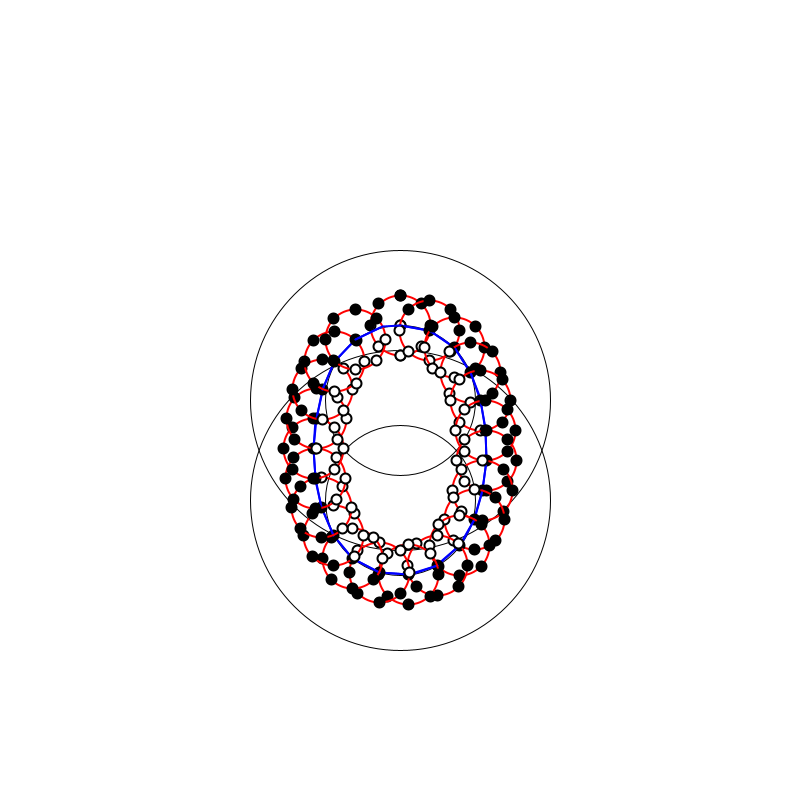
Frame 1 (no input)
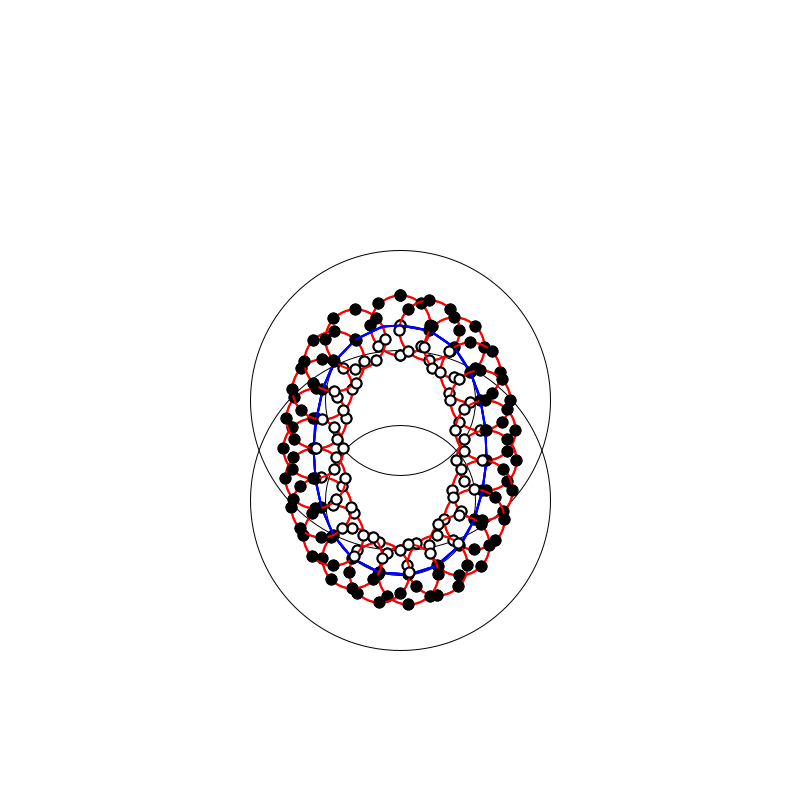
Frame 2 (the mouse pressed at the canvas centre, redrawn once)

The Processing sketch that drew these frames (run headless with seeded random() and noise(); the mouse was pressed at the canvas centre and the sketch redrawn once):

// Processing sketch: implicit_poly2D_1
// ── implicit_poly2D_1.pde
float r;
IntList radius;
IntList weight;
IntList cx;
IntList cy;
float threshold=0;
FloatList cPointX;
FloatList cPointY;

float[] table;
int[] table2; 
float ex, ey, eex, eey;

PVector pt;
PVector pc;
PVector pp;


void setup() {
  size(800, 800);
  smooth();
  strokeWeight(1);

  background(255);

  noLoop();


  table = new float[9];
  table2 = new int[9];

  cx = new IntList();
  cy = new IntList();
  radius = new IntList();
  weight = new IntList();

  cx.append(400);
  cy.append(400);
  cx.append(400);
  cy.append(500);
  radius.append(150);
  radius.append(150);
  weight.append(2);
  weight.append(2);

  threshold =1.0;
  r=30;

  noFill();
  noLoop();
  ellipse(cx.get(0), cy.get(0), radius.get(0)*2, radius.get(0)*2);
  ellipse(cx.get(0), cy.get(0), radius.get(0), radius.get(0));
  ellipse(cx.get(1), cy.get(1), radius.get(1)*2, radius.get(1)*2);
  ellipse(cx.get(1), cy.get(1), radius.get(1), radius.get(1));
}

void draw() {

  float dd =0;
  
  strokeWeight(2);
  stroke(255, 0, 0);
  float x=width/2;
  float y=height/2-(radius.get(0)/2);

 
   
  circle_center(x,y);
  
  for (int i=0; i<21; i++)
  {

   circle_poly(pc.x, pc.y);
   pc.set(pp);
   dd = pc.dist(pc,pt);
   print("dist"+i+","+dd+"\n");
   
   if((i>1) &&(dd<=r)){
    line(pc.x,pc.y,pt.x,pt.y);
    break;
   }
   
  }
}

void Grid_circle( int radius, float x, float y)
{

  ellipse(x, y, radius, radius);
}

float metaball(float x, float y, int button)
{

  float sum= 0;
  for (int n=0; n<radius.size(); n++)
  {

    //float d = sqrt(pow(cx.get(n)-(x*g_size), 2)+pow(cy.get(n)-(y*g_size), 2));
    float d= dist(cx.get(n), cy.get(n), x, y);
    //float di= pow(cx.get(n)-x*g_size, 2)+pow(cy.get(n)-y*g_size, 2);
    float r = radius.get(n);
    //float ri = r*r;


    switch(button)
    {
    case 0:
      /*meta ball*/
      if (d>=0 && d<=r/3)
      {
        sum+= weight.get(n)*(1-(3*pow(d, 2)/pow(r, 2)));
      } else if (d>r/3 && d<=r)
      {
        sum+= (3*weight.get(n)/2)*pow(1-(d/r), 2);
      } else
      {
        sum+= 0;
      }
      //print("metaball"+"\t");
      break;
    case 1:
      /*Soft Objects*/
      if (d>=0 && d<=r)
      {
        sum+= weight.get(n)*(1-(4*pow(d, 6)/(9*pow(r, 6)))+(17*pow(d, 4)/(9*pow(r, 4)))-(22*pow(d, 2)/(9*pow(r, 2))));
      } else
      {
        sum+=0;
      }
      //print("Soft Objects"+"\t");
      break;
    default:
      print("no metaball type: 0.metaball    1.Soft Objects");
    }
    //print(x+","+y+":"+int(sum)+"\t");
  }
  //print(x+","+y+":"+int(sum)+"\t");
  return sum;
}

float metalerp(float p0, float p1, float valp1, float valp2, float threshold)
{

  float mu;
  float p;
  if (abs(threshold-valp1) < 0.00001)
    return(p0);
  if (abs(threshold-valp2) < 0.00001)
    return(p1);
  if (abs(valp1-valp2) < 0.00001)
    return(p0);

  mu= (threshold-valp2)/(valp1-valp2);
  p = p1 + mu * (p0 - p1);

  return p;
}

PVector VertexInterp(float isolevel, PVector p1, PVector p2, float valp1, float valp2)
{

  float mu;
  PVector p = new PVector();

  if (abs(isolevel-valp1) < 0.00001)
    return(p1);
  if (abs(isolevel-valp2) < 0.00001)
    return(p2);
  if (abs(valp1-valp2) < 0.00001)
    return(p1);
  mu = (isolevel - valp1) / (valp2 - valp1);
  p.x = p1.x + mu * (p2.x - p1.x);
  p.y = p1.y + mu * (p2.y - p1.y);
  //p.z = p1.z + mu * (p2.z - p1.z);

  return(p);
}

void circle_center(float x, float y)
{
  PVector p = new PVector();
  PVector p1 = new PVector();
  noFill();
  strokeWeight(2);
  stroke(255, 0, 0);

  ellipse(x, y, r*2, r*2);
  
  cPointX = new FloatList();
  cPointY = new FloatList();
  cPointX.append(x);
  cPointY.append(y);
  cPointX.append(x);
  cPointY.append(y-r);
  cPointX.append(x);
  cPointY.append(y+r);

  for (int j=0; j<cPointX.size(); j++)
  {
    table[j]=metaball(cPointX.get(j), cPointY.get(j), 1);
    print(table[j]+"\t");
    if (table[j]>=threshold)
    {
      table2[j] = 1;
    } else
    {
      table2[j] = 0;
    }
    fill(table2[j]*255);
    stroke(0);
    Grid_circle(10, cPointX.get(j), cPointY.get(j));
  }

  if (table[0]>=threshold) {
    if (table[1]<threshold) {
      ex=metalerp(cPointX.get(0), cPointX.get(1), table[0], table[1], threshold);
      ey=metalerp(cPointY.get(0), cPointY.get(1), table[0], table[1], threshold);
    } else if (table[2]<threshold) {
      ex=metalerp(cPointX.get(0), cPointX.get(2), table[0], table[2], threshold);
      ey=metalerp(cPointY.get(0), cPointY.get(2), table[0], table[2], threshold);
    }
  } else
  {
    if (table[1]<threshold) {
      ex=metalerp(cPointX.get(0), cPointX.get(1), table[0], table[1], threshold);
      ey=metalerp(cPointY.get(0), cPointY.get(1), table[0], table[1], threshold);
    } else if (table[2]<threshold) {
      ex=metalerp(cPointX.get(0), cPointX.get(2), table[0], table[2], threshold);
      ey=metalerp(cPointY.get(0), cPointY.get(2), table[0], table[2], threshold);
    }
  }

  cPointX = new FloatList();
  cPointY = new FloatList();
  cPointX.append(ex);
  cPointY.append(ey);
  
   print(" center"+ex,ey);
  for (int i = 0; i < 360; i+=45) {
    float xx = r*cos(radians(i))+x;
    float yy = r*sin(radians(i))+y;


    point(xx, yy);
    print(" circle"+xx,yy);

    cPointX.append(xx);
    cPointY.append(yy);
  }

  for (int j=0; j<cPointX.size(); j++)
  {
    table[j]=metaball(cPointX.get(j), cPointY.get(j), 1);
    print(table[j]+"\t");
    if (table[j]>=threshold)
    {
      table2[j] = 1;
    } else
    {
      table2[j] = 0;
    }
    fill(table2[j]*255);
    stroke(0);
    Grid_circle(10, cPointX.get(j), cPointY.get(j));
  }


  ex=cPointX.get(0);
  ey=cPointY.get(0);

  if ((table[1]>=threshold)&&(table[8]<threshold)) { //<>//
    eex=metalerp(cPointX.get(1), cPointX.get(8), table[1], table[8], threshold);
    eey=metalerp(cPointY.get(1), cPointY.get(8), table[1], table[8], threshold);
  }  if ((table[2]>=threshold)&&(table[1]<threshold)) {
    eex=metalerp(cPointX.get(2), cPointX.get(1), table[2], table[1], threshold);
    eey=metalerp(cPointY.get(2), cPointY.get(1), table[2], table[1], threshold);
  } if ((table[3]>=threshold)&&(table[2]<threshold)) {
    eex=metalerp(cPointX.get(3), cPointX.get(2), table[3], table[2], threshold);
    eey=metalerp(cPointY.get(3), cPointY.get(2), table[3], table[2], threshold);
  }  if ((table[4]>=threshold)&&(table[3]<threshold)) {
    eex=metalerp(cPointX.get(4), cPointX.get(3), table[4], table[3], threshold);
    eey=metalerp(cPointY.get(4), cPointY.get(3), table[4], table[3], threshold);
  }  if ((table[5]>=threshold)&&(table[4]<threshold)) {
    eex=metalerp(cPointX.get(5), cPointX.get(4), table[5], table[4], threshold);
    eey=metalerp(cPointY.get(5), cPointY.get(4), table[5], table[4], threshold);
  }  if ((table[6]>=threshold)&&(table[5]<threshold)) {
    eex=metalerp(cPointX.get(6), cPointX.get(5), table[6], table[5], threshold);
    eey=metalerp(cPointY.get(6), cPointY.get(5), table[6], table[5], threshold);
  }  if ((table[7]>=threshold)&&(table[6]<threshold)) {
    eex=metalerp(cPointX.get(7), cPointX.get(6), table[7], table[6], threshold);
    eey=metalerp(cPointY.get(7), cPointY.get(6), table[7], table[6], threshold);
  } if ((table[8]>=threshold)&&(table[7]<threshold)) {
    eex=metalerp(cPointX.get(8), cPointX.get(7), table[8], table[7], threshold);
    eey=metalerp(cPointY.get(8), cPointY.get(7), table[8], table[7], threshold);
  }

  stroke(0, 0, 255);
  strokeWeight(2);
  line(ex, ey, eex, eey);

  p.set(ex, ey);
  p1.set(eex, eey);
  p1.sub(ex, ey);
  print(p1);
  p1.normalize();
  print(p1);
  p1.mult(r);
  print(p1);
  p1.add(ex, ey);

  print(p1);
  line(ex, ey, p1.x, p1.y); 
  
  pt=new PVector();
  pc=new PVector();
  
  pt.set(p);
  pc.set(p1);

}

void circle_poly(float ex, float ey)
{
  //float x, y;
  PVector p = new PVector();
  PVector p1 = new PVector();
  noFill();
  strokeWeight(2);
  stroke(255, 0, 0);

  ellipse(ex, ey, r*2, r*2);
  cPointX = new FloatList();
  cPointY = new FloatList();
  cPointX.append(ex);
  cPointY.append(ey);
  for (int i = 0; i < 360; i+=45) {
    float xx = r*cos(radians(i))+ex;
    float yy = r*sin(radians(i))+ey;


    point(xx, yy);

    cPointX.append(xx);
    cPointY.append(yy);
  }

  print("\n");

  for (int j=0; j<cPointX.size(); j++)
  {
    table[j]=metaball(cPointX.get(j), cPointY.get(j), 1);
    print(table[j]+"\t");
    if (table[j]>=threshold)
    {
      table2[j] = 1;
    } else
    {
      table2[j] = 0;
    }
    fill(table2[j]*255);
    stroke(0);
    Grid_circle(10, cPointX.get(j), cPointY.get(j));
  }


  ex=cPointX.get(0);
  ey=cPointY.get(0);

  if ((table[1]>=threshold)&&(table[8]<threshold)) {
    eex=metalerp(cPointX.get(1), cPointX.get(8), table[1], table[8], threshold);
    eey=metalerp(cPointY.get(1), cPointY.get(8), table[1], table[8], threshold);
  }  if ((table[2]>=threshold)&&(table[1]<threshold)) {
    eex=metalerp(cPointX.get(2), cPointX.get(1), table[2], table[1], threshold);
    eey=metalerp(cPointY.get(2), cPointY.get(1), table[2], table[1], threshold);
  }  if ((table[3]>=threshold)&&(table[2]<threshold)) {
    eex=metalerp(cPointX.get(3), cPointX.get(2), table[3], table[2], threshold);
    eey=metalerp(cPointY.get(3), cPointY.get(2), table[3], table[2], threshold);
  }  if ((table[4]>=threshold)&&(table[3]<threshold)) {
    eex=metalerp(cPointX.get(4), cPointX.get(3), table[4], table[3], threshold);
    eey=metalerp(cPointY.get(4), cPointY.get(3), table[4], table[3], threshold);
  }  if ((table[5]>=threshold)&&(table[4]<threshold)) {
    eex=metalerp(cPointX.get(5), cPointX.get(4), table[5], table[4], threshold);
    eey=metalerp(cPointY.get(5), cPointY.get(4), table[5], table[4], threshold);
  }  if ((table[6]>=threshold)&&(table[5]<threshold)) {
    eex=metalerp(cPointX.get(6), cPointX.get(5), table[6], table[5], threshold);
    eey=metalerp(cPointY.get(6), cPointY.get(5), table[6], table[5], threshold);
  }  if ((table[7]>=threshold)&&(table[6]<threshold)) {
    eex=metalerp(cPointX.get(7), cPointX.get(6), table[7], table[6], threshold);
    eey=metalerp(cPointY.get(7), cPointY.get(6), table[7], table[6], threshold);
  }  if ((table[8]>=threshold)&&(table[7]<threshold)) {
    eex=metalerp(cPointX.get(8), cPointX.get(7), table[8], table[7], threshold);
    eey=metalerp(cPointY.get(8), cPointY.get(7), table[8], table[7], threshold);
  }

  stroke(0, 0, 255);
  strokeWeight(2);
  line(ex, ey, eex, eey);

  p.set(ex, ey);
  p1.set(eex, eey);
  p1.sub(ex, ey);
  print(p1);
  p1.normalize();
  print(p1);
  p1.mult(r);
  print(p1);
  p1.add(ex, ey);

  print(p1);
  line(ex, ey, p1.x, p1.y); 

  pp=new PVector();

  pp.set(p1);
}
